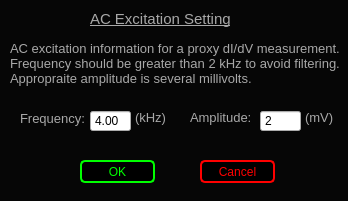
<?xml version="1.0" encoding="UTF-8"?>
<ui version="4.0">
 <class>Dialog</class>
 <widget class="QDialog" name="Dialog">
  <property name="geometry">
   <rect>
    <x>0</x>
    <y>0</y>
    <width>348</width>
    <height>201</height>
   </rect>
  </property>
  <property name="windowTitle">
   <string>Dialog</string>
  </property>
  <property name="windowIcon">
   <iconset resource="../Resources/nSOTScannerResources.qrc">
    <normaloff>:/nSOTScanner/Pictures/jj_schema.svg</normaloff>:/nSOTScanner/Pictures/jj_schema.svg</iconset>
  </property>
  <property name="styleSheet">
   <string notr="true">#Dialog{
	background-color: rgb(6, 6, 6);}</string>
  </property>
  <widget class="QLabel" name="label">
   <property name="geometry">
    <rect>
     <x>10</x>
     <y>40</y>
     <width>331</width>
     <height>48</height>
    </rect>
   </property>
   <property name="text">
    <string>&lt;html&gt;&lt;head/&gt;&lt;body&gt;&lt;p&gt;&lt;span style=&quot; font-size:10pt; color:#a8a8a8;&quot;&gt;AC excitation information for a proxy dI/dV measurement. &lt;br/&gt;Frequency should be greater than 2 kHz to avoid filtering.&lt;br/&gt;Appropraite amplitude is several millivolts.&lt;/span&gt;&lt;/p&gt;&lt;/body&gt;&lt;/html&gt;</string>
   </property>
  </widget>
  <widget class="QLabel" name="label_2">
   <property name="geometry">
    <rect>
     <x>20</x>
     <y>110</y>
     <width>73</width>
     <height>18</height>
    </rect>
   </property>
   <property name="text">
    <string>&lt;html&gt;&lt;head/&gt;&lt;body&gt;&lt;p&gt;&lt;span style=&quot; font-size:10pt; color:#a8a8a8;&quot;&gt;Frequency:&lt;/span&gt;&lt;/p&gt;&lt;/body&gt;&lt;/html&gt;</string>
   </property>
  </widget>
  <widget class="QLabel" name="label_3">
   <property name="geometry">
    <rect>
     <x>190</x>
     <y>110</y>
     <width>62</width>
     <height>16</height>
    </rect>
   </property>
   <property name="text">
    <string>&lt;html&gt;&lt;head/&gt;&lt;body&gt;&lt;p&gt;&lt;span style=&quot; font-size:10pt; color:#a8a8a8;&quot;&gt;Amplitude:&lt;/span&gt;&lt;/p&gt;&lt;/body&gt;&lt;/html&gt;</string>
   </property>
  </widget>
  <widget class="QLabel" name="label_4">
   <property name="geometry">
    <rect>
     <x>135</x>
     <y>110</y>
     <width>30</width>
     <height>16</height>
    </rect>
   </property>
   <property name="text">
    <string>&lt;html&gt;&lt;head/&gt;&lt;body&gt;&lt;p&gt;&lt;span style=&quot; font-size:10pt; color:#a8a8a8;&quot;&gt;(kHz)&lt;/span&gt;&lt;/p&gt;&lt;/body&gt;&lt;/html&gt;</string>
   </property>
  </widget>
  <widget class="QLabel" name="label_5">
   <property name="geometry">
    <rect>
     <x>305</x>
     <y>110</y>
     <width>30</width>
     <height>16</height>
    </rect>
   </property>
   <property name="text">
    <string>&lt;html&gt;&lt;head/&gt;&lt;body&gt;&lt;p&gt;&lt;span style=&quot; font-size:10pt; color:#a8a8a8;&quot;&gt;(mV)&lt;/span&gt;&lt;/p&gt;&lt;/body&gt;&lt;/html&gt;</string>
   </property>
  </widget>
  <widget class="QPushButton" name="okACSet">
   <property name="geometry">
    <rect>
     <x>80</x>
     <y>160</y>
     <width>75</width>
     <height>23</height>
    </rect>
   </property>
   <property name="styleSheet">
    <string notr="true">QPushButton:pressed#okACSet{
color: rgb(95,107,166);
background-color:rgb(168,168,168);
border: 1px solid rgb(95,107,166);
border-radius: 5px
}

QPushButton#okACSet{
color: rgb(0,255,0);
background-color:rgb(0,0,0);
border: 2px solid rgb(0,255,0);
border-radius: 5px
}</string>
   </property>
   <property name="text">
    <string>OK</string>
   </property>
  </widget>
  <widget class="QPushButton" name="cancelACSet">
   <property name="geometry">
    <rect>
     <x>200</x>
     <y>160</y>
     <width>75</width>
     <height>23</height>
    </rect>
   </property>
   <property name="styleSheet">
    <string notr="true">QPushButton:pressed#cancelACSet{
color: rgb(95,107,166);
background-color:rgb(168,168,168);
border: 1px solid rgb(95,107,166);
border-radius: 5px
}

QPushButton#cancelACSet{
color: rgb(255,0, 0);
background-color:rgb(0,0,0);
border: 2px solid  rgb(255,0, 0);
border-radius: 5px
}</string>
   </property>
   <property name="text">
    <string>Cancel</string>
   </property>
  </widget>
  <widget class="QLabel" name="label_6">
   <property name="geometry">
    <rect>
     <x>90</x>
     <y>10</y>
     <width>140</width>
     <height>18</height>
    </rect>
   </property>
   <property name="text">
    <string>&lt;html&gt;&lt;head/&gt;&lt;body&gt;&lt;p&gt;&lt;span style=&quot; font-size:11pt; text-decoration: underline; color:#a8a8a8;&quot;&gt;AC Excitation Settings&lt;/span&gt;&lt;/p&gt;&lt;/body&gt;&lt;/html&gt;</string>
   </property>
  </widget>
  <widget class="QDoubleSpinBox" name="acFreqValue">
   <property name="geometry">
    <rect>
     <x>90</x>
     <y>110</y>
     <width>41</width>
     <height>22</height>
    </rect>
   </property>
   <property name="buttonSymbols">
    <enum>QAbstractSpinBox::NoButtons</enum>
   </property>
   <property name="decimals">
    <number>2</number>
   </property>
   <property name="value">
    <double>4.000000000000000</double>
   </property>
  </widget>
  <widget class="QDoubleSpinBox" name="acAmpValue">
   <property name="geometry">
    <rect>
     <x>260</x>
     <y>110</y>
     <width>41</width>
     <height>22</height>
    </rect>
   </property>
   <property name="buttonSymbols">
    <enum>QAbstractSpinBox::NoButtons</enum>
   </property>
   <property name="decimals">
    <number>0</number>
   </property>
   <property name="value">
    <double>2.000000000000000</double>
   </property>
  </widget>
 </widget>
 <resources>
  <include location="../Resources/nSOTScannerResources.qrc"/>
 </resources>
 <connections/>
</ui>
